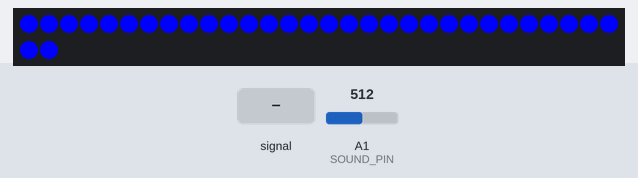
Simulated run of this sketch. Board: Arduino Uno, built with avr-gcc and run on an emulated ATmega328P. On the bench: 32 RGB LEDs in strip order, left to right, continuing on the next row. Inputs (shaded band) come from the test bench; at power-on: A1 (SOUND_PIN) = 512.

Above: at 1.2 s.
1.3 s: A1 (SOUND_PIN) fed a 200 Hz sine of ±460 counts around its level
4.3 s: A1 (SOUND_PIN) set to 0
At 5.5 s:
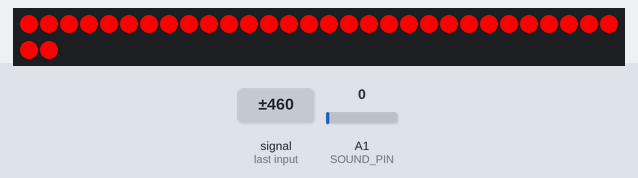
5.8 s: A1 (SOUND_PIN) set to 110
7.3 s: A1 (SOUND_PIN) set to 1023
At 7.6 s:
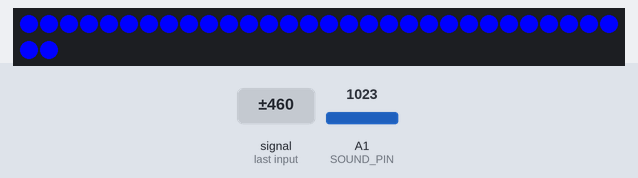
8.8 s: A1 (SOUND_PIN) set to 90
At 9.9 s:
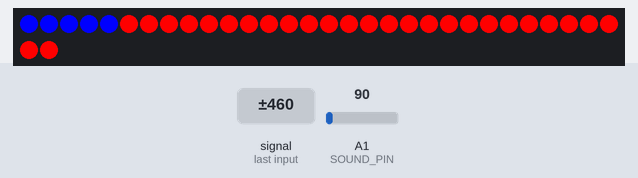
10.3 s: A1 (SOUND_PIN) fed a 200 Hz sine of ±81 counts around its level
Timing chart, 0 to 12.8 s (numbered marks = the images above; inputs shaded):
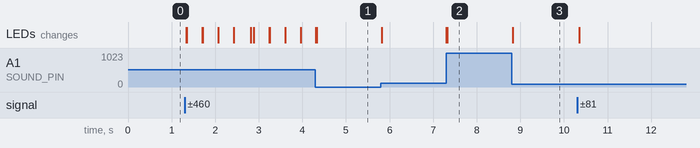

The sketch:

AttinySoundSensorWS2812.ino
```cpp
#include <FastLED.h>

#define NUM_LEDS 32     //Number of LEDs
#define LED_PIN 1       //Digital Pin 1 = P1 Attiny Board
#define SOUND_PIN 1     //Analog Pin 1 = P2 Attiny Board

long tot;   //Total
long val;   //Value

CRGB leds[NUM_LEDS];

void setup() {
  pinMode(SOUND_PIN, INPUT);
  FastLED.addLeds<NEOPIXEL, LED_PIN>(leds, NUM_LEDS);
}

void loop() {
  for (int i = 0; i < 100; i++) {
    val = analogRead(SOUND_PIN);
    tot = tot + val;
    delayMicroseconds(60);
  }

  val = tot / 100;
  tot = 0;
  val = map(val, 30, 500, 0, 32);

  for (int i = 0; i < NUM_LEDS; i++) {
    if (i < val) {
      leds[i] = CRGB::Blue;
    }
    if (i > val) {
      leds[i] = CRGB::Red;
    }
  }
  FastLED.show();
  delayMicroseconds(60);
}
```

Measured:
- after the input at 4.3 s, the LEDs: first change at once (image 1 shows a later state)
- after the input at 7.3 s, the LEDs: first change at once (image 2 shows a later state)
- after the input at 8.8 s, the LEDs: change at once (image 3)
